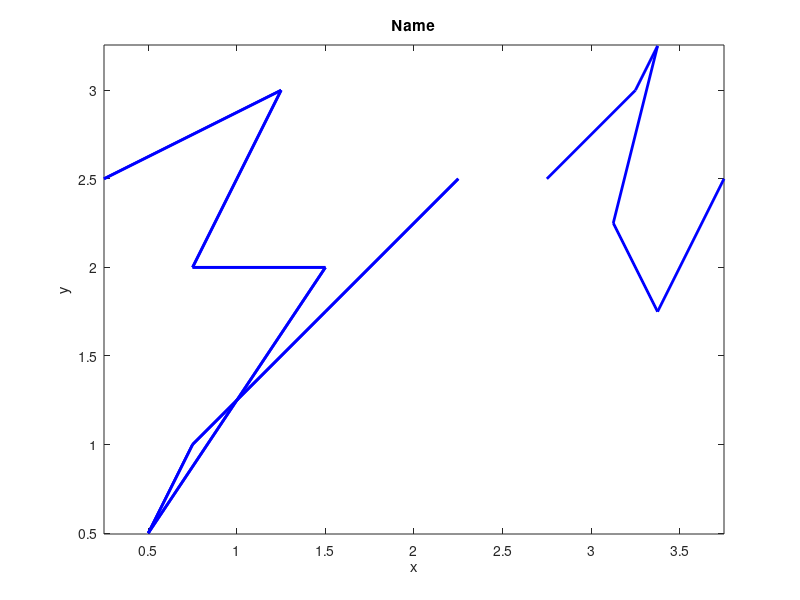

Here is the MATLAB script that generated this plot:
function plotWords()
% Define a comtainer map to store letters and their instructions 
letterMap = containers.Map();

% Define instructions for each letter in your name 
% You can define the instructions as a series of (x,y) coordinates 
letterMap('i') = [2.75 2.5; 3.25 3; 3.375 3.25; 3.125 2.25; 3.375 1.75; 
    3.75 2.5]   
letterMap('z') = [0.25 2.5; 1.25 3; 1 2.5; 0.75 2; 1.5 2; 0.5 0.5; 0.75 1;
    1.5 1.75; 2.25 2.5]

% Name 
Name = 'izz';

% Loop through the letters in your name and draw 
for i = 1:length(Name)
    letter = (Name(i)); 
    if isKey(letterMap, letter)
        instructions = letterMap(letter);
        plot(instructions(:,1), instructions(:,2), 'b', 'LineWidth', 2);
        hold on; 
    else 
        fprintf('Letter "%s" is not defined.\n', letter);
    end
end 

axis equal;
title('Name');
xlabel('x');
ylabel('y');
hold off; 
end 






